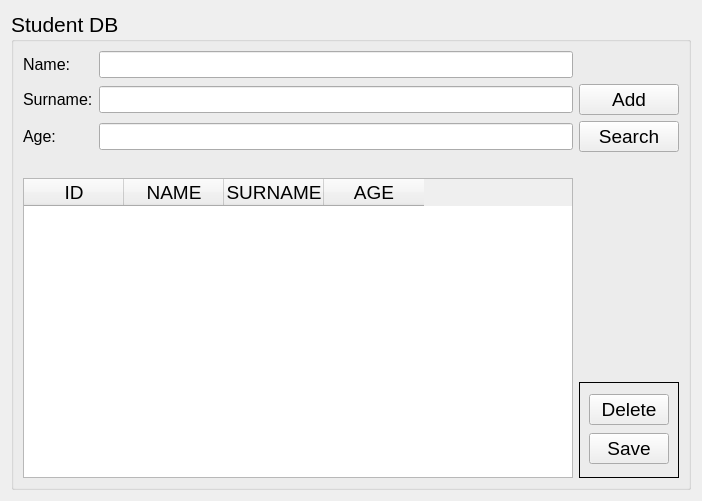
         <widget class="QWidget" name="page_3">
          <layout class="QGridLayout" name="gridLayout_4">
           <item row="1" column="0">
            <widget class="QGroupBox" name="groupBox_2">
             <property name="font">
              <font>
               <pointsize>16</pointsize>
              </font>
             </property>
             <property name="title">
              <string>Student DB</string>
             </property>
             <layout class="QGridLayout" name="gridLayout_10">
              <item row="5" column="0" rowspan="3" colspan="2">
               <widget class="QTableWidget" name="tableWidget">
                <property name="minimumSize">
                 <size>
                  <width>550</width>
                  <height>300</height>
                 </size>
                </property>
                <property name="font">
                 <font>
                  <pointsize>14</pointsize>
                 </font>
                </property>
                <property name="alternatingRowColors">
                 <bool>true</bool>
                </property>
                <property name="sortingEnabled">
                 <bool>false</bool>
                </property>
                <attribute name="horizontalHeaderShowSortIndicator" stdset="0">
                 <bool>true</bool>
                </attribute>
                <column>
                 <property name="text">
                  <string>ID</string>
                 </property>
                </column>
                <column>
                 <property name="text">
                  <string>NAME</string>
                 </property>
                </column>
                <column>
                 <property name="text">
                  <string>SURNAME</string>
                 </property>
                </column>
                <column>
                 <property name="text">
                  <string>AGE</string>
                 </property>
                </column>
               </widget>
              </item>
              <item row="7" column="2">
               <widget class="QFrame" name="frame">
                <property name="maximumSize">
                 <size>
                  <width>16777215</width>
                  <height>100</height>
                 </size>
                </property>
                <property name="frameShape">
                 <enum>QFrame::Box</enum>
                </property>
                <property name="frameShadow">
                 <enum>QFrame::Plain</enum>
                </property>
                <layout class="QVBoxLayout" name="verticalLayout_6">
                 <item>
                  <widget class="QPushButton" name="delete_button">
                   <property name="minimumSize">
                    <size>
                     <width>0</width>
                     <height>25</height>
                    </size>
                   </property>
                   <property name="font">
                    <font>
                     <pointsize>14</pointsize>
                    </font>
                   </property>
                   <property name="text">
                    <string>Delete</string>
                   </property>
                   <property name="icon">
                    <iconset>
                     <normaloff>:/icon/Icon/delete.ico</normaloff>:/icon/Icon/delete.ico</iconset>
                   </property>
                  </widget>
                 </item>
                 <item>
                  <widget class="QPushButton" name="save_button">
                   <property name="minimumSize">
                    <size>
                     <width>0</width>
                     <height>25</height>
                    </size>
                   </property>
                   <property name="font">
                    <font>
                     <pointsize>14</pointsize>
                    </font>
                   </property>
                   <property name="text">
                    <string>Save</string>
                   </property>
                   <property name="icon">
                    <iconset>
                     <normaloff>:/icon/Icon/save.ico</normaloff>:/icon/Icon/save.ico</iconset>
                   </property>
                  </widget>
                 </item>
                </layout>
               </widget>
              </item>
              <item row="2" column="0">
               <widget class="QLabel" name="label_6">
                <property name="minimumSize">
                 <size>
                  <width>0</width>
                  <height>25</height>
                 </size>
                </property>
                <property name="font">
                 <font>
                  <pointsize>12</pointsize>
                 </font>
                </property>
                <property name="text">
                 <string>Age:</string>
                </property>
               </widget>
              </item>
              <item row="2" column="1">
               <widget class="QLineEdit" name="age_input">
                <property name="minimumSize">
                 <size>
                  <width>0</width>
                  <height>25</height>
                 </size>
                </property>
                <property name="maximumSize">
                 <size>
                  <width>16777215</width>
                  <height>16777215</height>
                 </size>
                </property>
                <property name="font">
                 <font>
                  <pointsize>12</pointsize>
                 </font>
                </property>
               </widget>
              </item>
              <item row="2" column="2">
               <widget class="QPushButton" name="search_button">
                <property name="font">
                 <font>
                  <pointsize>14</pointsize>
                 </font>
                </property>
                <property name="text">
                 <string>Search</string>
                </property>
                <property name="icon">
                 <iconset>
                  <normaloff>:/icon/Icon/search.ico</normaloff>:/icon/Icon/search.ico</iconset>
                </property>
                <property name="iconSize">
                 <size>
                  <width>14</width>
                  <height>14</height>
                 </size>
                </property>
               </widget>
              </item>
              <item row="1" column="0">
               <widget class="QLabel" name="label_5">
                <property name="minimumSize">
                 <size>
                  <width>0</width>
                  <height>25</height>
                 </size>
                </property>
                <property name="font">
                 <font>
                  <pointsize>12</pointsize>
                 </font>
                </property>
                <property name="text">
                 <string>Surname:</string>
                </property>
               </widget>
              </item>
              <item row="0" column="1">
               <widget class="QLineEdit" name="name_input">
                <property name="minimumSize">
                 <size>
                  <width>0</width>
                  <height>25</height>
                 </size>
                </property>
                <property name="maximumSize">
                 <size>
                  <width>16777215</width>
                  <height>16777215</height>
                 </size>
                </property>
                <property name="font">
                 <font>
                  <pointsize>12</pointsize>
                 </font>
                </property>
               </widget>
              </item>
              <item row="1" column="2">
               <widget class="QPushButton" name="add_button">
                <property name="font">
                 <font>
                  <pointsize>14</pointsize>
                 </font>
                </property>
                <property name="text">
                 <string>Add</string>
                </property>
                <property name="icon">
                 <iconset>
                  <normaloff>:/icon/Icon/add.ico</normaloff>:/icon/Icon/add.ico</iconset>
                </property>
               </widget>
              </item>
              <item row="0" column="0">
               <widget class="QLabel" name="label_11">
                <property name="minimumSize">
                 <size>
                  <width>0</width>
                  <height>25</height>
                 </size>
                </property>
                <property name="maximumSize">
                 <size>
                  <width>80</width>
                  <height>16777215</height>
                 </size>
                </property>
                <property name="font">
                 <font>
                  <pointsize>12</pointsize>
                 </font>
                </property>
                <property name="text">
                 <string>Name:</string>
                </property>
               </widget>
              </item>
              <item row="1" column="1">
               <widget class="QLineEdit" name="surname_input">
                <property name="minimumSize">
                 <size>
                  <width>0</width>
                  <height>25</height>
                 </size>
                </property>
                <property name="maximumSize">
                 <size>
                  <width>16777215</width>
                  <height>16777215</height>
                 </size>
                </property>
                <property name="font">
                 <font>
                  <pointsize>12</pointsize>
                 </font>
                </property>
               </widget>
              </item>
              <item row="3" column="1">
               <spacer name="horizontalSpacer">
                <property name="orientation">
                 <enum>Qt::Horizontal</enum>
                </property>
                <property name="sizeHint" stdset="0">
                 <size>
                  <width>40</width>
                  <height>20</height>
                 </size>
                </property>
               </spacer>
              </item>
             </layout>
            </widget>
           </item>
          </layout>
         </widget>
